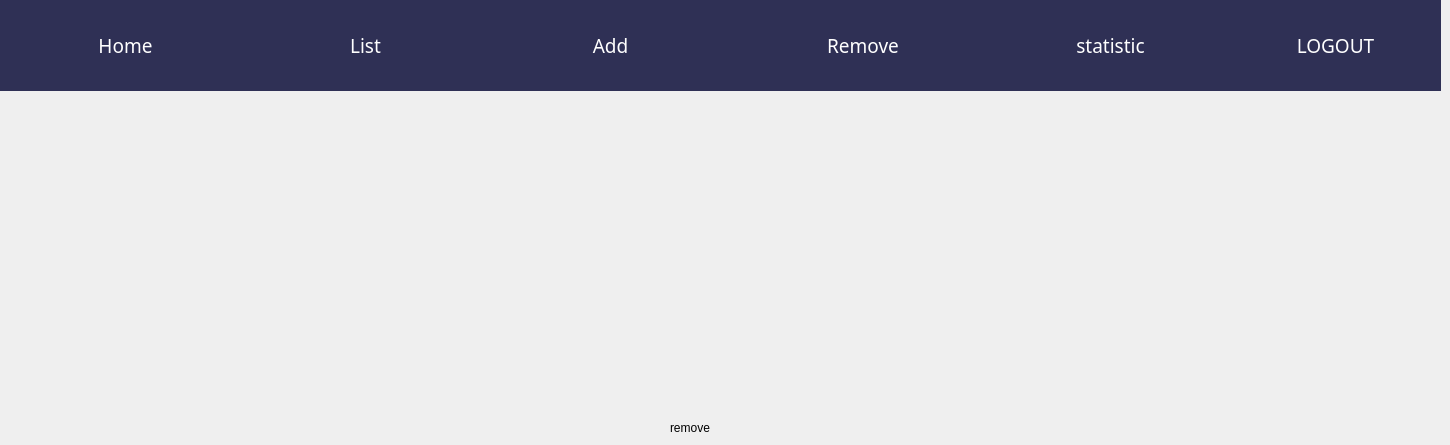
    <widget class="QWidget" name="REMOVE">
     <widget class="QLabel" name="label_3">
      <property name="geometry">
       <rect>
        <x>670</x>
        <y>420</y>
        <width>55</width>
        <height>16</height>
       </rect>
      </property>
      <property name="text">
       <string>remove</string>
      </property>
     </widget>
     <widget class="QLabel" name="label_6">
      <property name="geometry">
       <rect>
        <x>0</x>
        <y>0</y>
        <width>1441</width>
        <height>91</height>
       </rect>
      </property>
      <property name="styleSheet">
       <string notr="true">background-color: rgb(47, 48, 85);</string>
      </property>
      <property name="text">
       <string/>
      </property>
     </widget>
     <widget class="QPushButton" name="pushButton_r_1">
      <property name="geometry">
       <rect>
        <x>0</x>
        <y>0</y>
        <width>251</width>
        <height>91</height>
       </rect>
      </property>
      <property name="font">
       <font>
        <family>Algerian</family>
        <pointsize>14</pointsize>
       </font>
      </property>
      <property name="styleSheet">
       <string notr="true">QPushButton {
background-color: rgba(0,0,0,0);
background-image: url();
border: none;
color: white;
}
QPushButton:hover{
background-color: #1a1946;
}
</string>
      </property>
      <property name="text">
       <string>Home</string>
      </property>
     </widget>
     <widget class="QPushButton" name="pushButton_r_2">
      <property name="geometry">
       <rect>
        <x>250</x>
        <y>0</y>
        <width>231</width>
        <height>91</height>
       </rect>
      </property>
      <property name="font">
       <font>
        <family>Algerian</family>
        <pointsize>14</pointsize>
       </font>
      </property>
      <property name="styleSheet">
       <string notr="true">QPushButton {
background-color: rgba(0,0,0,0);
background-image: url();
border: none;
color: white;
}
QPushButton:hover{
background-color: #1a1946;
}
</string>
      </property>
      <property name="text">
       <string>List</string>
      </property>
     </widget>
     <widget class="QPushButton" name="pushButton_r_5">
      <property name="geometry">
       <rect>
        <x>990</x>
        <y>0</y>
        <width>241</width>
        <height>91</height>
       </rect>
      </property>
      <property name="font">
       <font>
        <family>Algerian</family>
        <pointsize>14</pointsize>
       </font>
      </property>
      <property name="styleSheet">
       <string notr="true">QPushButton {
background-color: rgba(0,0,0,0);
background-image: url();
border: none;
color: white;
}
QPushButton:hover{
background-color: #1a1946;
}
</string>
      </property>
      <property name="text">
       <string>statistic</string>
      </property>
     </widget>
     <widget class="QPushButton" name="pushButton_r_4">
      <property name="geometry">
       <rect>
        <x>740</x>
        <y>0</y>
        <width>251</width>
        <height>91</height>
       </rect>
      </property>
      <property name="font">
       <font>
        <family>Algerian</family>
        <pointsize>14</pointsize>
       </font>
      </property>
      <property name="styleSheet">
       <string notr="true">QPushButton {
background-color: rgba(0,0,0,0);
background-image: url();
border: none;
color: white;
}
QPushButton:hover{
background-color: #1a1946;
}
</string>
      </property>
      <property name="text">
       <string>Remove </string>
      </property>
     </widget>
     <widget class="QPushButton" name="pushButton_r_3">
      <property name="geometry">
       <rect>
        <x>480</x>
        <y>0</y>
        <width>261</width>
        <height>91</height>
       </rect>
      </property>
      <property name="font">
       <font>
        <family>Algerian</family>
        <pointsize>14</pointsize>
       </font>
      </property>
      <property name="styleSheet">
       <string notr="true">QPushButton {
background-color: rgba(0,0,0,0);
background-image: url();
border: none;
color: white;
}
QPushButton:hover{
background-color: #1a1946;
}
</string>
      </property>
      <property name="text">
       <string>Add</string>
      </property>
     </widget>
     <widget class="QPushButton" name="pushButton_r_6">
      <property name="geometry">
       <rect>
        <x>1230</x>
        <y>0</y>
        <width>211</width>
        <height>91</height>
       </rect>
      </property>
      <property name="font">
       <font>
        <family>Algerian</family>
        <pointsize>14</pointsize>
       </font>
      </property>
      <property name="styleSheet">
       <string notr="true">QPushButton {
background-color: rgba(0,0,0,0);
background-image: url();
border: none;
color: white;
}
QPushButton:hover{
background-color: #1a1946;
}
</string>
      </property>
      <property name="text">
       <string>LOGOUT</string>
      </property>
     </widget>
    </widget>
